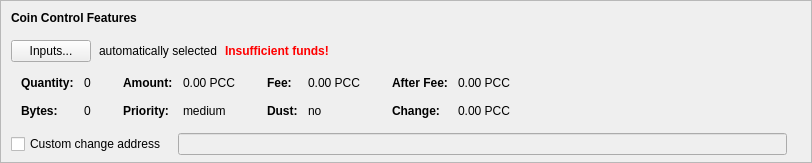
    <widget class="QFrame" name="frameCoinControl">
     <property name="sizePolicy">
      <sizepolicy hsizetype="Expanding" vsizetype="Expanding">
       <horstretch>0</horstretch>
       <verstretch>0</verstretch>
      </sizepolicy>
     </property>
     <property name="maximumSize">
      <size>
       <width>16777215</width>
       <height>16777215</height>
      </size>
     </property>
     <property name="frameShape">
      <enum>QFrame::StyledPanel</enum>
     </property>
     <property name="frameShadow">
      <enum>QFrame::Sunken</enum>
     </property>
     <layout class="QVBoxLayout" name="verticalLayoutCoinControl2">
      <property name="spacing">
       <number>0</number>
      </property>
      <property name="leftMargin">
       <number>0</number>
      </property>
      <property name="topMargin">
       <number>0</number>
      </property>
      <property name="rightMargin">
       <number>0</number>
      </property>
      <property name="bottomMargin">
       <number>6</number>
      </property>
      <item>
       <layout class="QVBoxLayout" name="verticalLayoutCoinControl" stretch="0,0,0,0,1">
        <property name="spacing">
         <number>0</number>
        </property>
        <property name="leftMargin">
         <number>10</number>
        </property>
        <property name="topMargin">
         <number>10</number>
        </property>
        <item>
         <layout class="QHBoxLayout" name="horizontalLayoutCoinControl1">
          <property name="bottomMargin">
           <number>15</number>
          </property>
          <item>
           <widget class="QLabel" name="labelCoinControlFeatures">
            <property name="sizePolicy">
             <sizepolicy hsizetype="Preferred" vsizetype="Maximum">
              <horstretch>0</horstretch>
              <verstretch>0</verstretch>
             </sizepolicy>
            </property>
            <property name="font">
             <font>
              <weight>75</weight>
              <bold>true</bold>
             </font>
            </property>
            <property name="styleSheet">
             <string notr="true">font-weight:bold;</string>
            </property>
            <property name="text">
             <string>Coin Control Features</string>
            </property>
           </widget>
          </item>
         </layout>
        </item>
        <item>
         <layout class="QHBoxLayout" name="horizontalLayoutCoinControl2" stretch="0,0,0,0">
          <property name="spacing">
           <number>8</number>
          </property>
          <property name="bottomMargin">
           <number>10</number>
          </property>
          <item>
           <widget class="QPushButton" name="pushButtonCoinControl">
            <property name="styleSheet">
             <string notr="true"/>
            </property>
            <property name="text">
             <string>Inputs...</string>
            </property>
            <property name="autoDefault">
             <bool>false</bool>
            </property>
           </widget>
          </item>
          <item>
           <widget class="QLabel" name="labelCoinControlAutomaticallySelected">
            <property name="text">
             <string>automatically selected</string>
            </property>
            <property name="margin">
             <number>5</number>
            </property>
           </widget>
          </item>
          <item>
           <widget class="QLabel" name="labelCoinControlInsuffFunds">
            <property name="font">
             <font>
              <weight>75</weight>
              <bold>true</bold>
             </font>
            </property>
            <property name="styleSheet">
             <string notr="true">color:red;font-weight:bold;</string>
            </property>
            <property name="text">
             <string>Insufficient funds!</string>
            </property>
            <property name="margin">
             <number>5</number>
            </property>
           </widget>
          </item>
          <item>
           <spacer name="horizontalSpacerCoinControl">
            <property name="orientation">
             <enum>Qt::Horizontal</enum>
            </property>
            <property name="sizeHint" stdset="0">
             <size>
              <width>40</width>
              <height>1</height>
             </size>
            </property>
           </spacer>
          </item>
         </layout>
        </item>
        <item>
         <widget class="QWidget" name="widgetCoinControl" native="true">
          <property name="sizePolicy">
           <sizepolicy hsizetype="Preferred" vsizetype="Preferred">
            <horstretch>0</horstretch>
            <verstretch>0</verstretch>
           </sizepolicy>
          </property>
          <property name="minimumSize">
           <size>
            <width>0</width>
            <height>0</height>
           </size>
          </property>
          <property name="styleSheet">
           <string notr="true"/>
          </property>
          <layout class="QHBoxLayout" name="horizontalLayoutCoinControl5">
           <property name="leftMargin">
            <number>0</number>
           </property>
           <property name="topMargin">
            <number>0</number>
           </property>
           <property name="rightMargin">
            <number>0</number>
           </property>
           <property name="bottomMargin">
            <number>0</number>
           </property>
           <item>
            <layout class="QHBoxLayout" name="horizontalLayoutCoinControl3" stretch="0,0,0,1">
             <property name="spacing">
              <number>20</number>
             </property>
             <property name="topMargin">
              <number>0</number>
             </property>
             <property name="bottomMargin">
              <number>10</number>
             </property>
             <item>
              <layout class="QFormLayout" name="formLayoutCoinControl1">
               <property name="horizontalSpacing">
                <number>10</number>
               </property>
               <property name="verticalSpacing">
                <number>14</number>
               </property>
               <property name="leftMargin">
                <number>10</number>
               </property>
               <property name="topMargin">
                <number>4</number>
               </property>
               <property name="rightMargin">
                <number>6</number>
               </property>
               <item row="0" column="0">
                <widget class="QLabel" name="labelCoinControlQuantityText">
                 <property name="font">
                  <font>
                   <weight>75</weight>
                   <bold>true</bold>
                  </font>
                 </property>
                 <property name="text">
                  <string>Quantity:</string>
                 </property>
                 <property name="margin">
                  <number>0</number>
                 </property>
                </widget>
               </item>
               <item row="0" column="1">
                <widget class="QLabel" name="labelCoinControlQuantity">
                 <property name="cursor">
                  <cursorShape>IBeamCursor</cursorShape>
                 </property>
                 <property name="contextMenuPolicy">
                  <enum>Qt::ActionsContextMenu</enum>
                 </property>
                 <property name="text">
                  <string notr="true">0</string>
                 </property>
                 <property name="margin">
                  <number>0</number>
                 </property>
                 <property name="textInteractionFlags">
                  <set>Qt::LinksAccessibleByMouse|Qt::TextSelectableByKeyboard|Qt::TextSelectableByMouse</set>
                 </property>
                </widget>
               </item>
               <item row="1" column="0">
                <widget class="QLabel" name="labelCoinControlBytesText">
                 <property name="font">
                  <font>
                   <weight>75</weight>
                   <bold>true</bold>
                  </font>
                 </property>
                 <property name="text">
                  <string>Bytes:</string>
                 </property>
                </widget>
               </item>
               <item row="1" column="1">
                <widget class="QLabel" name="labelCoinControlBytes">
                 <property name="cursor">
                  <cursorShape>IBeamCursor</cursorShape>
                 </property>
                 <property name="contextMenuPolicy">
                  <enum>Qt::ActionsContextMenu</enum>
                 </property>
                 <property name="text">
                  <string notr="true">0</string>
                 </property>
                 <property name="textInteractionFlags">
                  <set>Qt::LinksAccessibleByMouse|Qt::TextSelectableByKeyboard|Qt::TextSelectableByMouse</set>
                 </property>
                </widget>
               </item>
              </layout>
             </item>
             <item>
              <layout class="QFormLayout" name="formLayoutCoinControl2">
               <property name="horizontalSpacing">
                <number>10</number>
               </property>
               <property name="verticalSpacing">
                <number>14</number>
               </property>
               <property name="leftMargin">
                <number>6</number>
               </property>
               <property name="topMargin">
                <number>4</number>
               </property>
               <property name="rightMargin">
                <number>6</number>
               </property>
               <item row="0" column="0">
                <widget class="QLabel" name="labelCoinControlAmountText">
                 <property name="font">
                  <font>
                   <weight>75</weight>
                   <bold>true</bold>
                  </font>
                 </property>
                 <property name="text">
                  <string>Amount:</string>
                 </property>
                 <property name="margin">
                  <number>0</number>
                 </property>
                </widget>
               </item>
               <item row="0" column="1">
                <widget class="QLabel" name="labelCoinControlAmount">
                 <property name="cursor">
                  <cursorShape>IBeamCursor</cursorShape>
                 </property>
                 <property name="contextMenuPolicy">
                  <enum>Qt::ActionsContextMenu</enum>
                 </property>
                 <property name="text">
                  <string notr="true">0.00 PCC</string>
                 </property>
                 <property name="textInteractionFlags">
                  <set>Qt::LinksAccessibleByMouse|Qt::TextSelectableByKeyboard|Qt::TextSelectableByMouse</set>
                 </property>
                </widget>
               </item>
               <item row="1" column="0">
                <widget class="QLabel" name="labelCoinControlPriorityText">
                 <property name="font">
                  <font>
                   <weight>75</weight>
                   <bold>true</bold>
                  </font>
                 </property>
                 <property name="text">
                  <string>Priority:</string>
                 </property>
                </widget>
               </item>
               <item row="1" column="1">
                <widget class="QLabel" name="labelCoinControlPriority">
                 <property name="cursor">
                  <cursorShape>IBeamCursor</cursorShape>
                 </property>
                 <property name="contextMenuPolicy">
                  <enum>Qt::ActionsContextMenu</enum>
                 </property>
                 <property name="text">
                  <string notr="true">medium</string>
                 </property>
                 <property name="textInteractionFlags">
                  <set>Qt::LinksAccessibleByMouse|Qt::TextSelectableByKeyboard|Qt::TextSelectableByMouse</set>
                 </property>
                </widget>
               </item>
              </layout>
             </item>
             <item>
              <layout class="QFormLayout" name="formLayoutCoinControl3">
               <property name="horizontalSpacing">
                <number>10</number>
               </property>
               <property name="verticalSpacing">
                <number>14</number>
               </property>
               <property name="leftMargin">
                <number>6</number>
               </property>
               <property name="topMargin">
                <number>4</number>
               </property>
               <property name="rightMargin">
                <number>6</number>
               </property>
               <item row="0" column="0">
                <widget class="QLabel" name="labelCoinControlFeeText">
                 <property name="font">
                  <font>
                   <weight>75</weight>
                   <bold>true</bold>
                  </font>
                 </property>
                 <property name="text">
                  <string>Fee:</string>
                 </property>
                 <property name="margin">
                  <number>0</number>
                 </property>
                </widget>
               </item>
               <item row="0" column="1">
                <widget class="QLabel" name="labelCoinControlFee">
                 <property name="cursor">
                  <cursorShape>IBeamCursor</cursorShape>
                 </property>
                 <property name="contextMenuPolicy">
                  <enum>Qt::ActionsContextMenu</enum>
                 </property>
                 <property name="text">
                  <string notr="true">0.00 PCC</string>
                 </property>
                 <property name="textInteractionFlags">
                  <set>Qt::LinksAccessibleByMouse|Qt::TextSelectableByKeyboard|Qt::TextSelectableByMouse</set>
                 </property>
                </widget>
               </item>
               <item row="1" column="0">
                <widget class="QLabel" name="labelCoinControlLowOutputText">
                 <property name="font">
                  <font>
                   <weight>75</weight>
                   <bold>true</bold>
                  </font>
                 </property>
                 <property name="text">
                  <string>Dust:</string>
                 </property>
                </widget>
               </item>
               <item row="1" column="1">
                <widget class="QLabel" name="labelCoinControlLowOutput">
                 <property name="cursor">
                  <cursorShape>IBeamCursor</cursorShape>
                 </property>
                 <property name="contextMenuPolicy">
                  <enum>Qt::ActionsContextMenu</enum>
                 </property>
                 <property name="text">
                  <string notr="true">no</string>
                 </property>
                 <property name="textInteractionFlags">
                  <set>Qt::LinksAccessibleByMouse|Qt::TextSelectableByKeyboard|Qt::TextSelectableByMouse</set>
                 </property>
                </widget>
               </item>
              </layout>
             </item>
             <item>
              <layout class="QFormLayout" name="formLayoutCoinControl4">
               <property name="horizontalSpacing">
                <number>10</number>
               </property>
               <property name="verticalSpacing">
                <number>14</number>
               </property>
               <property name="leftMargin">
                <number>6</number>
               </property>
               <property name="topMargin">
                <number>4</number>
               </property>
               <property name="rightMargin">
                <number>6</number>
               </property>
               <item row="0" column="0">
                <widget class="QLabel" name="labelCoinControlAfterFeeText">
                 <property name="font">
                  <font>
                   <weight>75</weight>
                   <bold>true</bold>
                  </font>
                 </property>
                 <property name="text">
                  <string>After Fee:</string>
                 </property>
                 <property name="margin">
                  <number>0</number>
                 </property>
                </widget>
               </item>
               <item row="0" column="1">
                <widget class="QLabel" name="labelCoinControlAfterFee">
                 <property name="cursor">
                  <cursorShape>IBeamCursor</cursorShape>
                 </property>
                 <property name="contextMenuPolicy">
                  <enum>Qt::ActionsContextMenu</enum>
                 </property>
                 <property name="text">
                  <string notr="true">0.00 PCC</string>
                 </property>
                 <property name="textInteractionFlags">
                  <set>Qt::LinksAccessibleByMouse|Qt::TextSelectableByKeyboard|Qt::TextSelectableByMouse</set>
                 </property>
                </widget>
               </item>
               <item row="1" column="0">
                <widget class="QLabel" name="labelCoinControlChangeText">
                 <property name="font">
                  <font>
                   <weight>75</weight>
                   <bold>true</bold>
                  </font>
                 </property>
                 <property name="text">
                  <string>Change:</string>
                 </property>
                </widget>
               </item>
               <item row="1" column="1">
                <widget class="QLabel" name="labelCoinControlChange">
                 <property name="cursor">
                  <cursorShape>IBeamCursor</cursorShape>
                 </property>
                 <property name="contextMenuPolicy">
                  <enum>Qt::ActionsContextMenu</enum>
                 </property>
                 <property name="text">
                  <string notr="true">0.00 PCC</string>
                 </property>
                 <property name="textInteractionFlags">
                  <set>Qt::LinksAccessibleByMouse|Qt::TextSelectableByKeyboard|Qt::TextSelectableByMouse</set>
                 </property>
                </widget>
               </item>
              </layout>
             </item>
            </layout>
           </item>
          </layout>
         </widget>
        </item>
        <item>
         <layout class="QHBoxLayout" name="horizontalLayoutCoinControl4" stretch="0,0,0">
          <property name="spacing">
           <number>12</number>
          </property>
          <property name="sizeConstraint">
           <enum>QLayout::SetDefaultConstraint</enum>
          </property>
          <property name="topMargin">
           <number>5</number>
          </property>
          <property name="rightMargin">
           <number>5</number>
          </property>
          <item>
           <widget class="QCheckBox" name="checkBoxCoinControlChange">
            <property name="toolTip">
             <string>If this is activated, but the change address is empty or invalid, change will be sent to a newly generated address.</string>
            </property>
            <property name="text">
             <string>Custom change address</string>
            </property>
           </widget>
          </item>
          <item>
           <widget class="QValidatedLineEdit" name="lineEditCoinControlChange">
            <property name="enabled">
             <bool>false</bool>
            </property>
            <property name="sizePolicy">
             <sizepolicy hsizetype="Expanding" vsizetype="Fixed">
              <horstretch>0</horstretch>
              <verstretch>0</verstretch>
             </sizepolicy>
            </property>
           </widget>
          </item>
          <item>
           <widget class="QLabel" name="labelCoinControlChangeLabel">
            <property name="sizePolicy">
             <sizepolicy hsizetype="Preferred" vsizetype="Expanding">
              <horstretch>0</horstretch>
              <verstretch>0</verstretch>
             </sizepolicy>
            </property>
            <property name="minimumSize">
             <size>
              <width>0</width>
              <height>0</height>
             </size>
            </property>
            <property name="text">
             <string/>
            </property>
            <property name="margin">
             <number>3</number>
            </property>
           </widget>
          </item>
         </layout>
        </item>
        <item>
         <spacer name="verticalSpacerCoinControl">
          <property name="orientation">
           <enum>Qt::Vertical</enum>
          </property>
          <property name="sizeHint" stdset="0">
           <size>
            <width>800</width>
            <height>1</height>
           </size>
          </property>
         </spacer>
        </item>
       </layout>
      </item>
     </layout>
    </widget>
